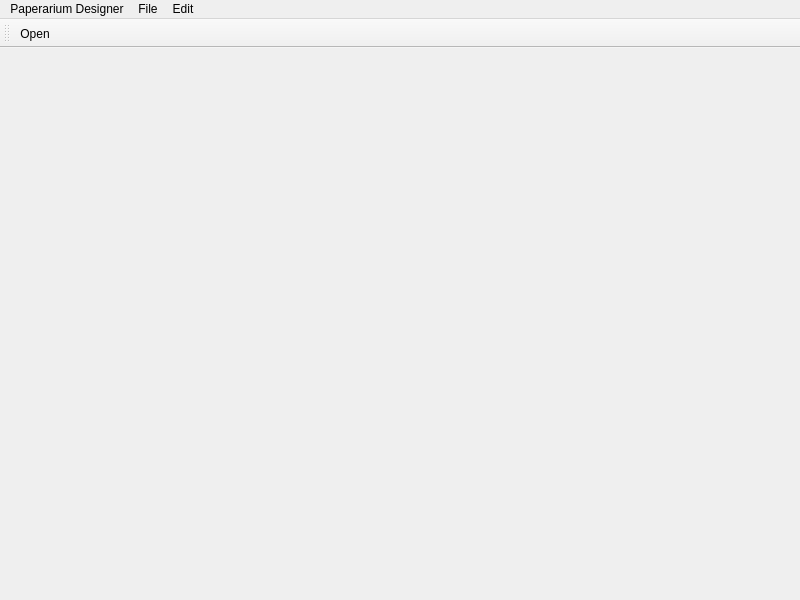
<?xml version="1.0" encoding="UTF-8"?>
<ui version="4.0">
 <class>MainWindow</class>
 <widget class="QMainWindow" name="MainWindow">
  <property name="geometry">
   <rect>
    <x>0</x>
    <y>0</y>
    <width>800</width>
    <height>600</height>
   </rect>
  </property>
  <property name="windowTitle">
   <string>MainWindow</string>
  </property>
  <widget class="QWidget" name="centralwidget">
   <property name="mouseTracking">
    <bool>true</bool>
   </property>
   <layout class="QGridLayout" name="gridLayout">
    <property name="leftMargin">
     <number>0</number>
    </property>
    <property name="topMargin">
     <number>0</number>
    </property>
    <property name="rightMargin">
     <number>0</number>
    </property>
    <property name="bottomMargin">
     <number>0</number>
    </property>
    <property name="spacing">
     <number>0</number>
    </property>
    <item row="0" column="1">
     <layout class="QHBoxLayout" name="horizontalLayout">
      <property name="spacing">
       <number>0</number>
      </property>
     </layout>
    </item>
   </layout>
  </widget>
  <widget class="QMenuBar" name="menuBar">
   <property name="geometry">
    <rect>
     <x>0</x>
     <y>0</y>
     <width>800</width>
     <height>24</height>
    </rect>
   </property>
   <property name="nativeMenuBar">
    <bool>true</bool>
   </property>
   <widget class="QMenu" name="menuPaperarium_Designer">
    <property name="title">
     <string>Paperarium Designer</string>
    </property>
   </widget>
   <widget class="QMenu" name="menuFile">
    <property name="title">
     <string>File</string>
    </property>
   </widget>
   <widget class="QMenu" name="menuEdit">
    <property name="title">
     <string>Edit</string>
    </property>
   </widget>
   <addaction name="menuPaperarium_Designer"/>
   <addaction name="menuFile"/>
   <addaction name="menuEdit"/>
  </widget>
  <widget class="QToolBar" name="toolBar">
   <property name="windowTitle">
    <string>toolBar</string>
   </property>
   <attribute name="toolBarArea">
    <enum>TopToolBarArea</enum>
   </attribute>
   <attribute name="toolBarBreak">
    <bool>false</bool>
   </attribute>
   <addaction name="actionOpen"/>
  </widget>
  <action name="actionOpen">
   <property name="text">
    <string>Open</string>
   </property>
   <property name="toolTip">
    <string>OPEN</string>
   </property>
  </action>
 </widget>
 <resources/>
 <connections/>
</ui>
